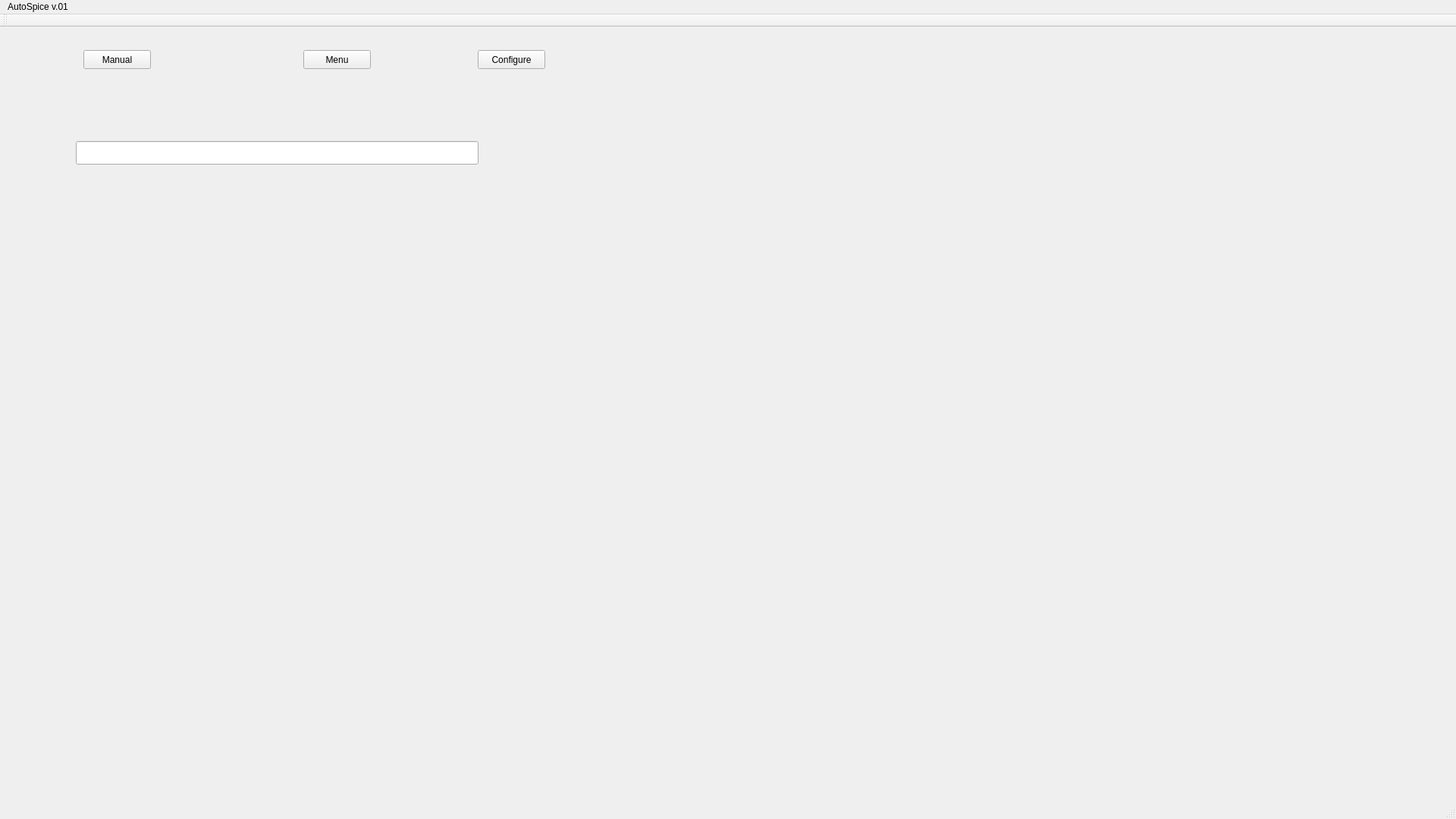
<?xml version="1.0" encoding="UTF-8"?>
<ui version="4.0">
 <class>MainWindow</class>
 <widget class="QMainWindow" name="MainWindow">
  <property name="geometry">
   <rect>
    <x>0</x>
    <y>0</y>
    <width>1920</width>
    <height>1080</height>
   </rect>
  </property>
  <property name="minimumSize">
   <size>
    <width>1920</width>
    <height>1080</height>
   </size>
  </property>
  <property name="maximumSize">
   <size>
    <width>1920</width>
    <height>1080</height>
   </size>
  </property>
  <property name="windowTitle">
   <string>MainWindow</string>
  </property>
  <widget class="QWidget" name="centralWidget">
   <widget class="QStackedWidget" name="stackedWidget">
    <property name="geometry">
     <rect>
      <x>0</x>
      <y>60</y>
      <width>1341</width>
      <height>751</height>
     </rect>
    </property>
    <property name="currentIndex">
     <number>1</number>
    </property>
    <widget class="QWidget" name="page">
     <widget class="QWidget" name="layoutWidget">
      <property name="geometry">
       <rect>
        <x>410</x>
        <y>180</y>
        <width>171</width>
        <height>221</height>
       </rect>
      </property>
      <layout class="QVBoxLayout" name="verticalLayout">
       <item>
        <widget class="QCheckBox" name="checkBox">
         <property name="text">
          <string>Vial One</string>
         </property>
        </widget>
       </item>
       <item>
        <widget class="QCheckBox" name="checkBox_2">
         <property name="text">
          <string>VIal Two</string>
         </property>
        </widget>
       </item>
       <item>
        <widget class="QCheckBox" name="checkBox_3">
         <property name="text">
          <string>Vial Three</string>
         </property>
        </widget>
       </item>
      </layout>
     </widget>
     <widget class="QWidget" name="layoutWidget">
      <property name="geometry">
       <rect>
        <x>80</x>
        <y>180</y>
        <width>321</width>
        <height>221</height>
       </rect>
      </property>
      <layout class="QVBoxLayout" name="verticalLayout_2">
       <item>
        <widget class="QDoubleSpinBox" name="doubleSpinBox"/>
       </item>
       <item>
        <widget class="QComboBox" name="comboBox">
         <item>
          <property name="text">
           <string>Grams</string>
          </property>
         </item>
         <item>
          <property name="text">
           <string>Tbsp</string>
          </property>
         </item>
         <item>
          <property name="text">
           <string>Tsp</string>
          </property>
         </item>
        </widget>
       </item>
       <item>
        <widget class="QPushButton" name="pushButton">
         <property name="text">
          <string>Dispense</string>
         </property>
        </widget>
       </item>
      </layout>
     </widget>
    </widget>
    <widget class="QWidget" name="page_2">
     <widget class="QLineEdit" name="lineEdit">
      <property name="geometry">
       <rect>
        <x>100</x>
        <y>90</y>
        <width>531</width>
        <height>31</height>
       </rect>
      </property>
     </widget>
    </widget>
    <widget class="QWidget" name="page_3"/>
    <widget class="QWidget" name="page_4"/>
   </widget>
   <widget class="QPushButton" name="manualButton">
    <property name="geometry">
     <rect>
      <x>110</x>
      <y>30</y>
      <width>89</width>
      <height>25</height>
     </rect>
    </property>
    <property name="text">
     <string>Manual</string>
    </property>
   </widget>
   <widget class="QPushButton" name="menuButton">
    <property name="geometry">
     <rect>
      <x>400</x>
      <y>30</y>
      <width>89</width>
      <height>25</height>
     </rect>
    </property>
    <property name="text">
     <string>Menu</string>
    </property>
   </widget>
   <widget class="QPushButton" name="configButton">
    <property name="geometry">
     <rect>
      <x>630</x>
      <y>30</y>
      <width>89</width>
      <height>25</height>
     </rect>
    </property>
    <property name="text">
     <string>Configure</string>
    </property>
   </widget>
  </widget>
  <widget class="QMenuBar" name="menuBar">
   <property name="geometry">
    <rect>
     <x>0</x>
     <y>0</y>
     <width>1920</width>
     <height>22</height>
    </rect>
   </property>
   <widget class="QMenu" name="menuAutoSpice_v_01">
    <property name="title">
     <string>AutoSpice v.01</string>
    </property>
   </widget>
   <addaction name="menuAutoSpice_v_01"/>
  </widget>
  <widget class="QToolBar" name="mainToolBar">
   <attribute name="toolBarArea">
    <enum>TopToolBarArea</enum>
   </attribute>
   <attribute name="toolBarBreak">
    <bool>false</bool>
   </attribute>
  </widget>
  <widget class="QStatusBar" name="statusBar"/>
 </widget>
 <layoutdefault spacing="6" margin="11"/>
 <resources/>
 <connections/>
</ui>
